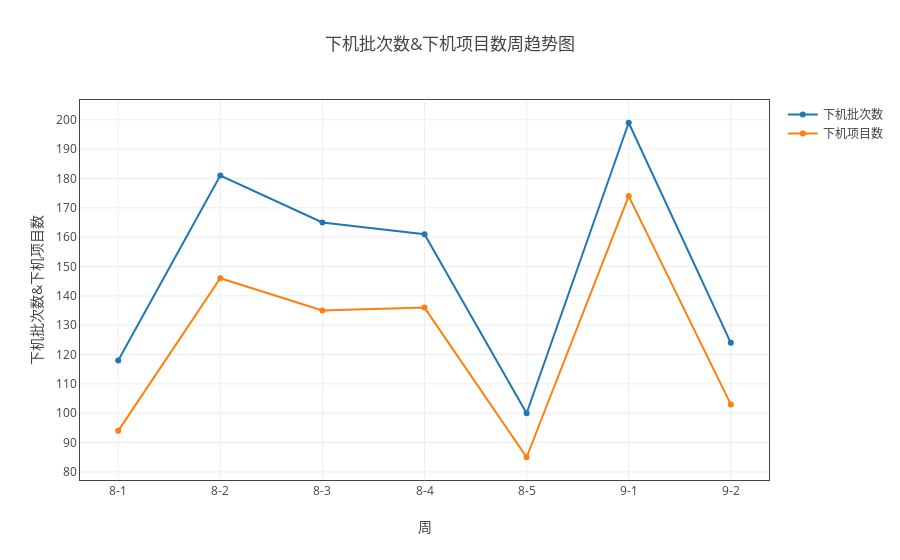
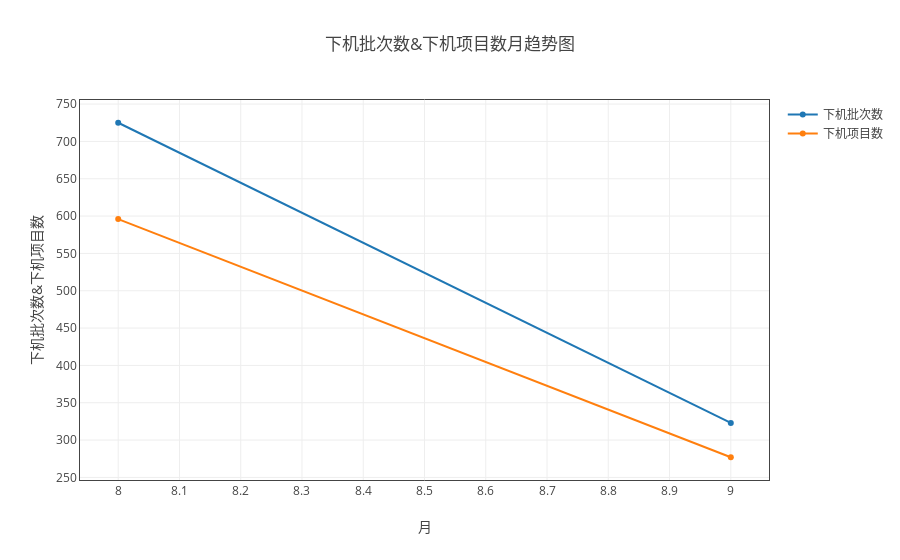

Notebook source saved alongside these figures, in order:
### Markdown cell above
#### 下机批次数和下机项目数

### Code cell
data_dict = {'下机批次数':['下机批次数'],'下机项目数':['下机项目数']}
myModule.plot( all_dict, data_dict, '人员' ,  'line', all='all' )

### Figure 1 — Plotly figure (JSON) as saved in the notebook; plotly's stock layout.template omitted (floating-point values rounded to 4 significant figures)
{"data": [{"name": "下机批次数", "type": "scatter", "uid": "cebdb0b2-bbe2-11e8-adcf-a81e84e6c740", "x": ["8-1", "8-2", "8-3", "8-4", "8-5", "9-1", "9-2"], "y": [118, 181, 165, 161, 100, 199, 124]}, {"name": "下机项目数", "type": "scatter", "uid": "cebdb454-bbe2-11e8-adcf-a81e84e6c740", "x": ["8-1", "8-2", "8-3", "8-4", "8-5", "9-1", "9-2"], "y": [94, 146, 135, 136, 85, 174, 103]}], "layout": {"title": "下机批次数&下机项目数周趋势图", "xaxis": {"mirror": "all", "nticks": 20, "showgrid": true, "showline": true, "title": "周", "zeroline": true}, "yaxis": {"mirror": "all", "nticks": 20, "showgrid": true, "showline": true, "title": "下机批次数&下机项目数", "zeroline": true}}}

### Figure 2 — Plotly figure (JSON) as saved in the notebook; plotly's stock layout.template omitted (floating-point values rounded to 4 significant figures)
{"data": [{"name": "下机批次数", "type": "scatter", "uid": "ced6f950-bbe2-11e8-adcf-a81e84e6c740", "x": ["8", "9"], "y": [725, 323]}, {"name": "下机项目数", "type": "scatter", "uid": "ced70148-bbe2-11e8-adcf-a81e84e6c740", "x": ["8", "9"], "y": [596, 277]}], "layout": {"title": "下机批次数&下机项目数月趋势图", "xaxis": {"mirror": "all", "nticks": 20, "showgrid": true, "showline": true, "title": "月", "zeroline": true}, "yaxis": {"mirror": "all", "nticks": 20, "showgrid": true, "showline": true, "title": "下机批次数&下机项目数", "zeroline": true}}}
